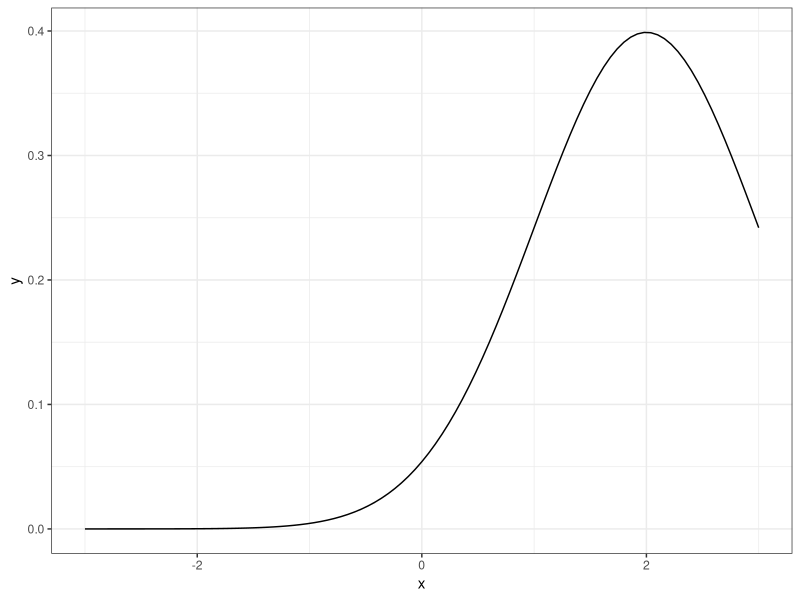
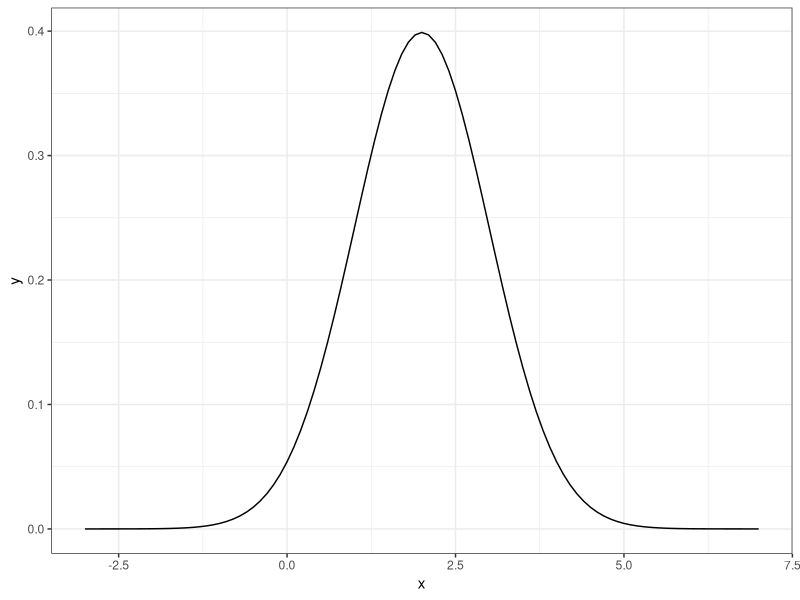
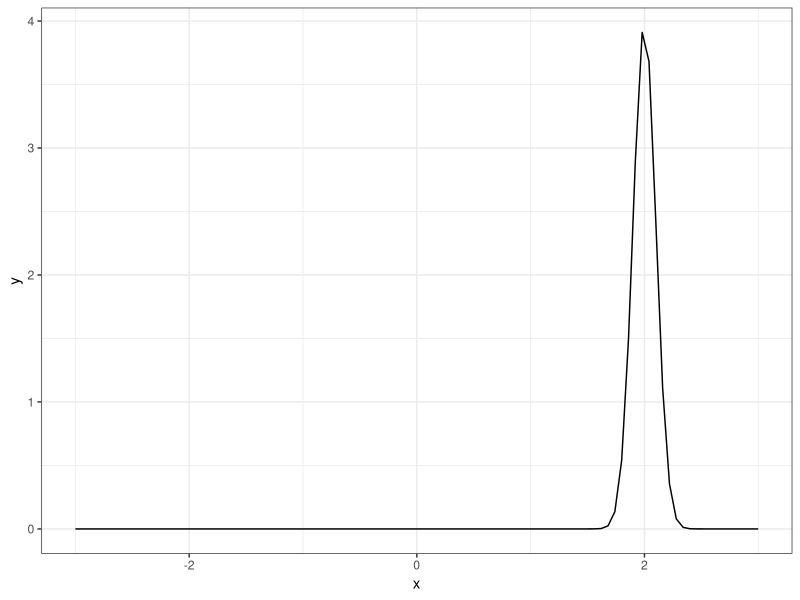
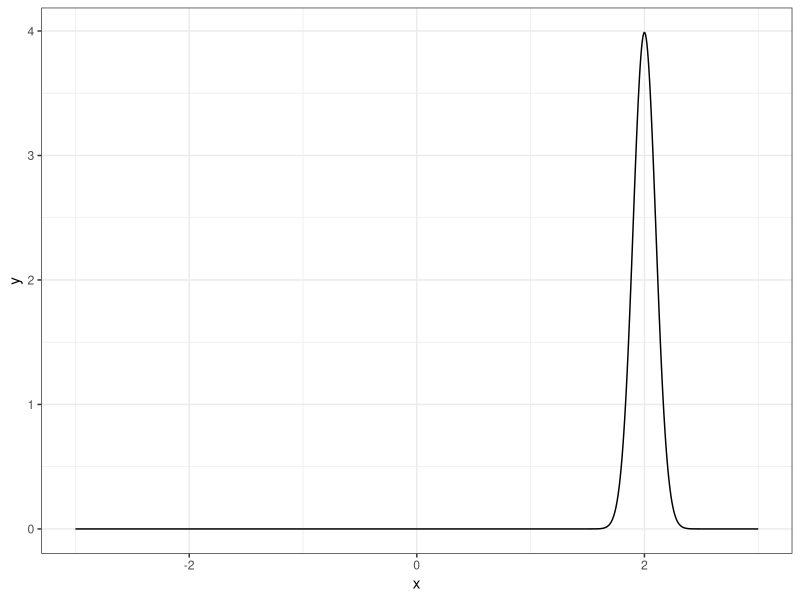
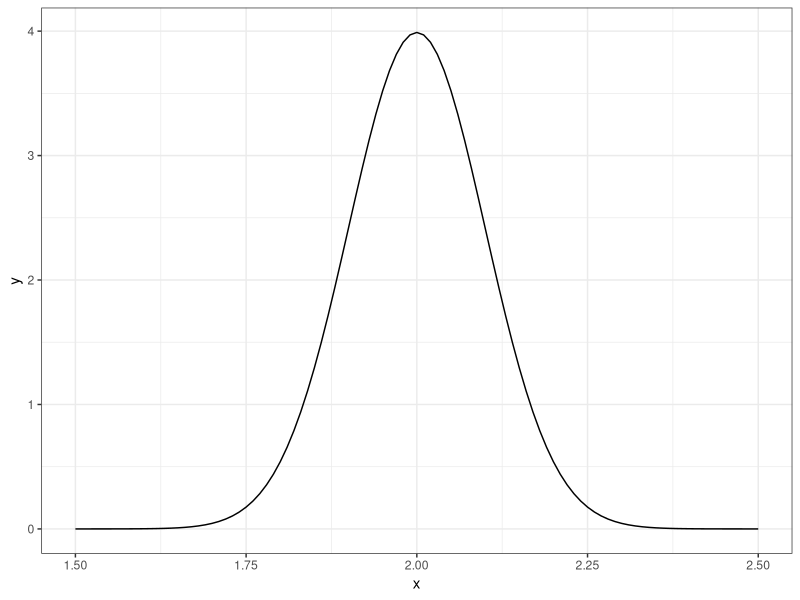
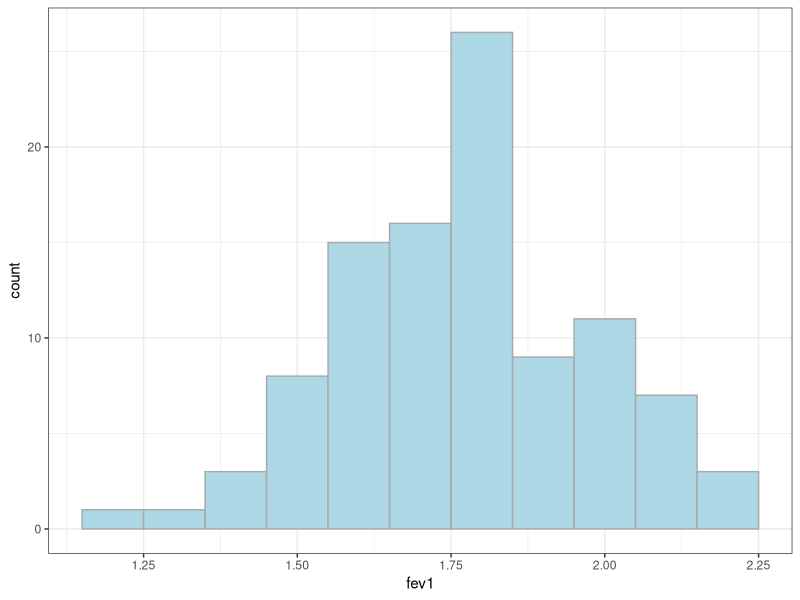
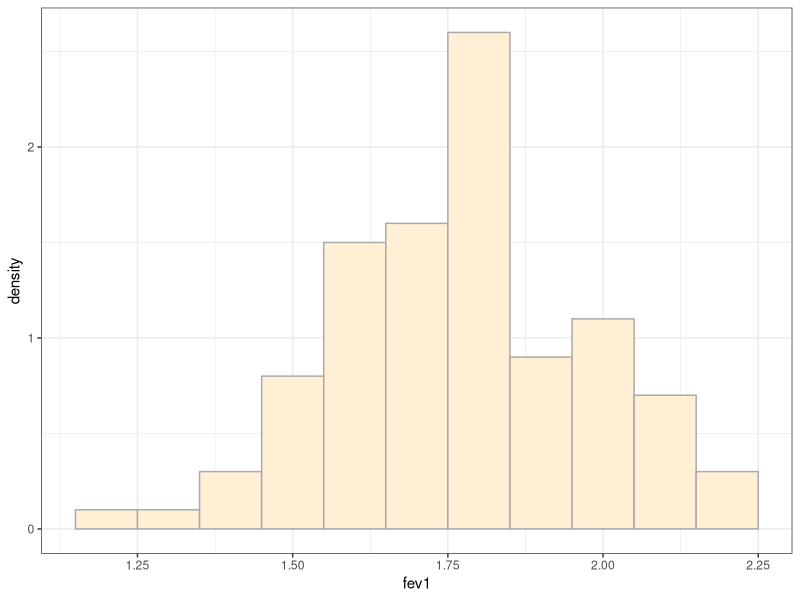
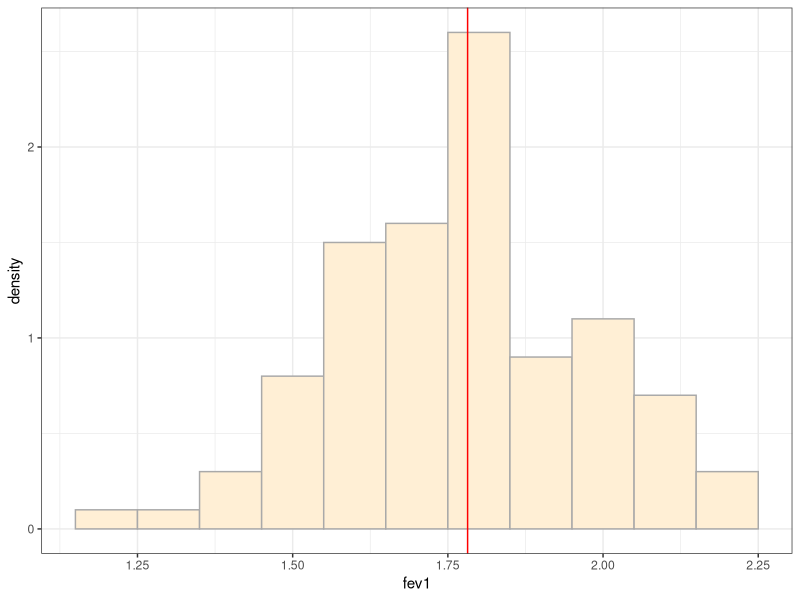

Reproduce these figures in R, in order.
## ---- chunk 1
knitr::opts_chunk$set(echo = TRUE)
library(tidyverse)

df <-data.frame(x =seq(-3, 3, by =1))
## ---- chunk 2
df <-mutate(df, y =dnorm(x, mean =0, sd =1))

df

## ---- chunk 3
library(ggplot2)
ggplot(data = df, aes(x = x)) +
stat_function(fun = dnorm,
args =list(mean =2,
sd =1)) +
theme_bw()


ggplot(data = df, aes(x = x)) +
stat_function(fun = dnorm,
args =list(mean =2,
sd =1)) +
xlim(c(-3, 7)) +theme_bw()

ggplot(data = df, aes(x = x)) +
stat_function(fun = dnorm,
args =list(mean =2,
sd =0.1)) +
theme_bw()


## ---- chunk 4

# Can increase the number of points being plotted with stat_function

ggplot(data = df, aes(x = x)) +
stat_function(fun = dnorm,
args =list(mean =2,
sd =0.1), n = 1001) +
theme_bw()


# With better limits:

ggplot(data = df, aes(x = x)) +
stat_function(fun = dnorm,
args =list(mean =2,
sd =0.1) )+
xlim(c(1.5, 2.5)) +
theme_bw()
## ---- chunk 5

# The t distribution lets us account for two sources of variability: regular sampling variability and the variability associated with having small sample sizes.

#The t-distribution looks like a standard normal but has 'heavy tails', i.e. more density further from the mean than a normal distribution.

# he t distribution has one parameter, ν, the 'degrees of freedom'. It is equal to the number of observations in our dataset minus the number of parameters we’ve estimated. As v tends to infinite the t looks more like a normal distribution

# probability for a T distribuition for values over -2 (df =degrees of freedom? v)
pt(-2, df =2, lower.tail = T)

# Percentile based (80%)
qt(0.8, df = 2, lower.tail = T)

# Randomly generate an observation from a t distibuition:
rt(n =1, df =2)

## ---- chunk 6
setwd("D:/Morgan/Downloads")
library(tidyverse)
library(ggplot2)
lung_data_100<-read_csv("lung_data_100.csv")

head(lung_data_100)



## ---- chunk 7
xbar <-mean(lung_data_100$fev1)
s <-sd(lung_data_100$fev1)

xbar

s
## ---- chunk 8
# Histogram

ggplot(data = lung_data_100, aes(x = fev1)) +
geom_histogram(binwidth = 0.1, colour ="darkgrey" , fill = "lightblue") +
theme_bw()


#B. Normally we plot the count of the data on the y axis. This time, we’ll plot the density so that the total area of all our histogram bars is 1. We do this by letting the y-aesthetic option be "..density..". If we wanted to explicitly use the count we could write "..count..".

ggplot(data = lung_data_100, aes(x = fev1, y = ..density..)) +
geom_histogram(binwidth =0.1, colour ="darkgrey", fill ="papayawhip") +
theme_bw()

#Notice that the y scale has changed but that the histogram is still the same shape. If we calculated the area of the rectangles in this histogram with ..density.. on the y axis, we would get an area of 1. In this way the density histogram mimics one of the key properties of a probability distribution, that its total integral (for continuous variables) or sum (for discrete variables) is 1.

#C. To help describe the variability in our graph, we might want to plot the mean along with the data. We can easily add it as a red vertical line by using geom_vline().

ggplot(data = lung_data_100, aes(x = fev1, y = ..density..)) +
geom_histogram(binwidth =0.1, colour ="darkgrey", fill ="papayawhip") +
geom_vline(xintercept = xbar, color ="red") +
theme_bw()

#D. We think a normal distribution might be a sensible model to describe our data, so let’s plot a normal distribution with mean xbar and standard deviation s, our estimators for μ and σ.

ggplot(data = lung_data_100, aes(x = fev1)) +
geom_histogram(binwidth =0.1,
aes(y = ..density..),
color ="darkgrey",
fill ="papayawhip") +
geom_vline(xintercept = xbar, color ="red") +
stat_function(fun = dnorm,
args=list(mean = xbar,
sd = s),
geom ="line") +
theme_bw()

#E. We could also use geom_ribbon(), which is great for showing continuous probability densities. We have to specify the minimum values for y and tell stat_function() that the y values from dnorm are the maximum y values, which we do with ..y.., which are the calculated y values.

ggplot(data = lung_data_100, aes(x = fev1)) +
  geom_histogram(binwidth =0.1, # set binwidth
  aes(y = ..density..), # plot the density rather than count
  color ="darkgrey", # outline of bars
  fill ="papayawhip") +# fill for bars
  geom_vline(xintercept = xbar, color ="red") +# red vertical line
  stat_function(fun = dnorm, # plot a normal
  args =list(mean = xbar, # with mean xbar
  sd = s), # and standard deviation s
  geom ="ribbon", # use the ribbon geometry
  fill ="lightskyblue", # internal color of ribbon
  color =NA, # don't draw an outline on the ribbon
  alpha =0.25, # semi-transparent
  aes(ymin =0, # bottom edge of ribbon is at y = 0
  ymax = ..y..)) +# top edge of ribbon given by dnorm()
  theme_bw()


## ---- chunk 9

xbar <- mean(lung_data_100$fev1)
s <- sd(lung_data_100$fev1)
pnorm(q =1.7, mean = xbar, sd = s) # FEV1 value less than 1.7 


## ---- chunk 10

integrate(dnorm,
mean = xbar,
sd = s,
lower =1.8, # Can also do -Inf
upper =2)


# Or with pnorm

pnorm(q =2, mean = xbar, sd = s) - pnorm(q =1.8, mean = xbar, sd = s)
